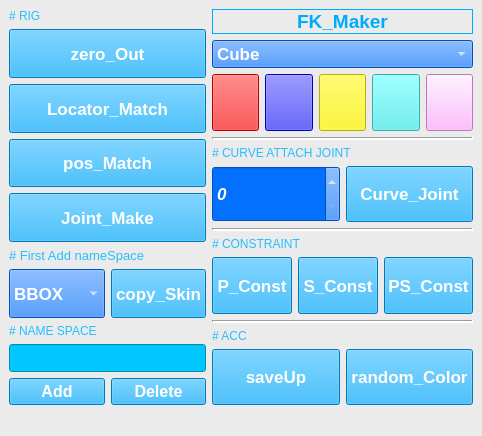
<?xml version="1.0" encoding="UTF-8"?>
<ui version="4.0">
 <class>rigSupport_v01</class>
 <widget class="QMainWindow" name="rigSupport_v01">
  <property name="geometry">
   <rect>
    <x>0</x>
    <y>0</y>
    <width>482</width>
    <height>436</height>
   </rect>
  </property>
  <property name="sizePolicy">
   <sizepolicy hsizetype="Preferred" vsizetype="Preferred">
    <horstretch>0</horstretch>
    <verstretch>0</verstretch>
   </sizepolicy>
  </property>
  <property name="windowTitle">
   <string>rsTool_v01</string>
  </property>
  <property name="styleSheet">
   <string notr="true">background-color: rgb(235, 235, 235);
color: rgb(0, 170, 255);
border-color: rgb(0, 170, 255);</string>
  </property>
  <widget class="QWidget" name="centralwidget">
   <layout class="QGridLayout" name="gridLayout">
    <item row="0" column="0">
     <layout class="QVBoxLayout" name="verticalLayout_5">
      <item>
       <layout class="QHBoxLayout" name="horizontalLayout">
        <item>
         <layout class="QVBoxLayout" name="verticalLayout">
          <item>
           <widget class="QLabel" name="label_5">
            <property name="styleSheet">
             <string notr="true">color: rgb(37, 190, 255);</string>
            </property>
            <property name="text">
             <string># RIG</string>
            </property>
           </widget>
          </item>
          <item>
           <widget class="QPushButton" name="zeroOut_BTN">
            <property name="sizePolicy">
             <sizepolicy hsizetype="Preferred" vsizetype="Expanding">
              <horstretch>0</horstretch>
              <verstretch>0</verstretch>
             </sizepolicy>
            </property>
            <property name="font">
             <font>
              <pointsize>13</pointsize>
              <weight>75</weight>
              <bold>true</bold>
             </font>
            </property>
            <property name="styleSheet">
             <string notr="true">background-color: rgb(0, 170, 255);
color: rgb(255, 255, 255);</string>
            </property>
            <property name="text">
             <string>zero_Out</string>
            </property>
           </widget>
          </item>
          <item>
           <widget class="QPushButton" name="locatorMatch_BTN">
            <property name="sizePolicy">
             <sizepolicy hsizetype="Preferred" vsizetype="Expanding">
              <horstretch>0</horstretch>
              <verstretch>0</verstretch>
             </sizepolicy>
            </property>
            <property name="font">
             <font>
              <pointsize>13</pointsize>
              <weight>75</weight>
              <bold>true</bold>
             </font>
            </property>
            <property name="styleSheet">
             <string notr="true">background-color: rgb(0, 170, 255);
color: rgb(255, 255, 255);</string>
            </property>
            <property name="text">
             <string>Locator_Match</string>
            </property>
           </widget>
          </item>
          <item>
           <widget class="QPushButton" name="posMatch_BTN">
            <property name="sizePolicy">
             <sizepolicy hsizetype="Preferred" vsizetype="Expanding">
              <horstretch>0</horstretch>
              <verstretch>0</verstretch>
             </sizepolicy>
            </property>
            <property name="font">
             <font>
              <pointsize>13</pointsize>
              <weight>75</weight>
              <bold>true</bold>
             </font>
            </property>
            <property name="styleSheet">
             <string notr="true">background-color: rgb(0, 170, 255);
color: rgb(255, 255, 255);</string>
            </property>
            <property name="text">
             <string>pos_Match</string>
            </property>
           </widget>
          </item>
          <item>
           <widget class="QPushButton" name="jointMake_BTN">
            <property name="sizePolicy">
             <sizepolicy hsizetype="Preferred" vsizetype="Expanding">
              <horstretch>0</horstretch>
              <verstretch>0</verstretch>
             </sizepolicy>
            </property>
            <property name="font">
             <font>
              <pointsize>13</pointsize>
              <weight>75</weight>
              <bold>true</bold>
             </font>
            </property>
            <property name="styleSheet">
             <string notr="true">background-color: rgb(0, 170, 255);
color: rgb(255, 255, 255);</string>
            </property>
            <property name="text">
             <string>Joint_Make</string>
            </property>
           </widget>
          </item>
          <item>
           <widget class="QLabel" name="label_7">
            <property name="font">
             <font>
              <pointsize>10</pointsize>
             </font>
            </property>
            <property name="styleSheet">
             <string>color: rgb(37, 190, 255);</string>
            </property>
            <property name="text">
             <string># First Add nameSpace</string>
            </property>
           </widget>
          </item>
          <item>
           <layout class="QHBoxLayout" name="horizontalLayout_7">
            <item>
             <widget class="QComboBox" name="CSstat_CBX">
              <property name="sizePolicy">
               <sizepolicy hsizetype="Preferred" vsizetype="Expanding">
                <horstretch>0</horstretch>
                <verstretch>0</verstretch>
               </sizepolicy>
              </property>
              <property name="font">
               <font>
                <pointsize>13</pointsize>
                <weight>75</weight>
                <bold>true</bold>
               </font>
              </property>
              <property name="styleSheet">
               <string notr="true">background-color: rgb(3, 112, 255);
selection-background-color: rgb(255, 103, 182);
color: rgb(255, 255, 255);</string>
              </property>
              <property name="editable">
               <bool>false</bool>
              </property>
              <property name="frame">
               <bool>true</bool>
              </property>
              <item>
               <property name="text">
                <string>BBOX</string>
               </property>
              </item>
              <item>
               <property name="text">
                <string>NAME</string>
               </property>
              </item>
             </widget>
            </item>
            <item>
             <widget class="QPushButton" name="copySkin_BTN">
              <property name="sizePolicy">
               <sizepolicy hsizetype="Preferred" vsizetype="Expanding">
                <horstretch>0</horstretch>
                <verstretch>0</verstretch>
               </sizepolicy>
              </property>
              <property name="font">
               <font>
                <pointsize>13</pointsize>
                <weight>75</weight>
                <bold>true</bold>
               </font>
              </property>
              <property name="styleSheet">
               <string notr="true">background-color: rgb(0, 170, 255);
color: rgb(255, 255, 255);</string>
              </property>
              <property name="text">
               <string>copy_Skin</string>
              </property>
             </widget>
            </item>
           </layout>
          </item>
          <item>
           <layout class="QVBoxLayout" name="verticalLayout_4">
            <item>
             <widget class="QLabel" name="label_6">
              <property name="styleSheet">
               <string notr="true">color: rgb(37, 190, 255);</string>
              </property>
              <property name="text">
               <string># NAME SPACE</string>
              </property>
             </widget>
            </item>
            <item>
             <widget class="QLineEdit" name="nameSpace_LED">
              <property name="font">
               <font>
                <pointsize>13</pointsize>
               </font>
              </property>
              <property name="styleSheet">
               <string notr="true">background-color: rgb(0, 200, 255);
color: rgb(0, 0, 0);</string>
              </property>
             </widget>
            </item>
            <item>
             <layout class="QHBoxLayout" name="horizontalLayout_8">
              <item>
               <widget class="QPushButton" name="addName_BTN">
                <property name="font">
                 <font>
                  <pointsize>12</pointsize>
                  <weight>75</weight>
                  <bold>true</bold>
                 </font>
                </property>
                <property name="styleSheet">
                 <string notr="true">background-color: rgb(0, 170, 255);
color: rgb(255, 255, 255);</string>
                </property>
                <property name="text">
                 <string>Add</string>
                </property>
               </widget>
              </item>
              <item>
               <widget class="QPushButton" name="deleteName_BTN">
                <property name="font">
                 <font>
                  <pointsize>12</pointsize>
                  <weight>75</weight>
                  <bold>true</bold>
                 </font>
                </property>
                <property name="styleSheet">
                 <string notr="true">background-color: rgb(0, 170, 255);
color: rgb(255, 255, 255);</string>
                </property>
                <property name="text">
                 <string>Delete</string>
                </property>
               </widget>
              </item>
             </layout>
            </item>
           </layout>
          </item>
         </layout>
        </item>
       </layout>
      </item>
     </layout>
    </item>
    <item row="0" column="1">
     <layout class="QVBoxLayout" name="verticalLayout_3">
      <item>
       <layout class="QVBoxLayout" name="verticalLayout_2">
        <item>
         <widget class="QLabel" name="label">
          <property name="font">
           <font>
            <pointsize>14</pointsize>
            <weight>75</weight>
            <bold>true</bold>
           </font>
          </property>
          <property name="styleSheet">
           <string notr="true">color: rgb(0, 170, 255);</string>
          </property>
          <property name="frameShape">
           <enum>QFrame::Box</enum>
          </property>
          <property name="text">
           <string>FK_Maker</string>
          </property>
          <property name="alignment">
           <set>Qt::AlignCenter</set>
          </property>
         </widget>
        </item>
        <item>
         <layout class="QHBoxLayout" name="horizontalLayout_3">
          <item>
           <widget class="QComboBox" name="fk_CBX">
            <property name="font">
             <font>
              <pointsize>13</pointsize>
              <weight>75</weight>
              <bold>true</bold>
             </font>
            </property>
            <property name="autoFillBackground">
             <bool>false</bool>
            </property>
            <property name="styleSheet">
             <string notr="true">background-color: rgb(3, 112, 255);
color: rgb(255, 255, 255);</string>
            </property>
            <property name="frame">
             <bool>true</bool>
            </property>
            <item>
             <property name="text">
              <string extracomment="zx">Cube</string>
             </property>
            </item>
            <item>
             <property name="text">
              <string>Octagon</string>
             </property>
            </item>
            <item>
             <property name="text">
              <string>Circle</string>
             </property>
            </item>
            <item>
             <property name="text">
              <string>Sphere</string>
             </property>
            </item>
           </widget>
          </item>
         </layout>
        </item>
        <item>
         <layout class="QHBoxLayout" name="horizontalLayout_2">
          <item>
           <widget class="QPushButton" name="fkMake_red_BTN">
            <property name="sizePolicy">
             <sizepolicy hsizetype="Expanding" vsizetype="Expanding">
              <horstretch>0</horstretch>
              <verstretch>0</verstretch>
             </sizepolicy>
            </property>
            <property name="styleSheet">
             <string notr="true">background-color: rgb(255, 0, 0);</string>
            </property>
            <property name="text">
             <string/>
            </property>
            <property name="autoDefault">
             <bool>false</bool>
            </property>
            <property name="default">
             <bool>false</bool>
            </property>
            <property name="flat">
             <bool>false</bool>
            </property>
           </widget>
          </item>
          <item>
           <widget class="QPushButton" name="fkMake_blue_BTN">
            <property name="sizePolicy">
             <sizepolicy hsizetype="Expanding" vsizetype="Expanding">
              <horstretch>0</horstretch>
              <verstretch>0</verstretch>
             </sizepolicy>
            </property>
            <property name="styleSheet">
             <string notr="true">background-color: rgb(0, 0, 255);</string>
            </property>
            <property name="text">
             <string/>
            </property>
            <property name="autoDefault">
             <bool>false</bool>
            </property>
            <property name="default">
             <bool>false</bool>
            </property>
            <property name="flat">
             <bool>false</bool>
            </property>
           </widget>
          </item>
          <item>
           <widget class="QPushButton" name="fkMake_yellow_BTN">
            <property name="sizePolicy">
             <sizepolicy hsizetype="Expanding" vsizetype="Expanding">
              <horstretch>0</horstretch>
              <verstretch>0</verstretch>
             </sizepolicy>
            </property>
            <property name="styleSheet">
             <string notr="true">background-color: rgb(255, 247, 0);</string>
            </property>
            <property name="text">
             <string/>
            </property>
            <property name="autoDefault">
             <bool>false</bool>
            </property>
            <property name="default">
             <bool>false</bool>
            </property>
            <property name="flat">
             <bool>false</bool>
            </property>
           </widget>
          </item>
          <item>
           <widget class="QPushButton" name="fkMake_skyBlue_BTN">
            <property name="sizePolicy">
             <sizepolicy hsizetype="Expanding" vsizetype="Expanding">
              <horstretch>0</horstretch>
              <verstretch>0</verstretch>
             </sizepolicy>
            </property>
            <property name="styleSheet">
             <string notr="true">background-color: rgb(79, 239, 239);</string>
            </property>
            <property name="text">
             <string/>
            </property>
            <property name="autoDefault">
             <bool>false</bool>
            </property>
            <property name="default">
             <bool>false</bool>
            </property>
            <property name="flat">
             <bool>false</bool>
            </property>
           </widget>
          </item>
          <item>
           <widget class="QPushButton" name="fkMake_pink_BTN">
            <property name="sizePolicy">
             <sizepolicy hsizetype="Expanding" vsizetype="Expanding">
              <horstretch>0</horstretch>
              <verstretch>0</verstretch>
             </sizepolicy>
            </property>
            <property name="styleSheet">
             <string notr="true">background-color: rgb(255, 170, 255);</string>
            </property>
            <property name="text">
             <string/>
            </property>
            <property name="autoDefault">
             <bool>false</bool>
            </property>
            <property name="default">
             <bool>false</bool>
            </property>
            <property name="flat">
             <bool>false</bool>
            </property>
           </widget>
          </item>
         </layout>
        </item>
        <item>
         <widget class="Line" name="line_2">
          <property name="lineWidth">
           <number>2</number>
          </property>
          <property name="orientation">
           <enum>Qt::Horizontal</enum>
          </property>
         </widget>
        </item>
        <item>
         <widget class="QLabel" name="label_4">
          <property name="styleSheet">
           <string notr="true">color: rgb(37, 190, 255);</string>
          </property>
          <property name="text">
           <string># CURVE ATTACH JOINT</string>
          </property>
         </widget>
        </item>
        <item>
         <layout class="QHBoxLayout" name="horizontalLayout_4">
          <item>
           <widget class="QSpinBox" name="spinBox">
            <property name="sizePolicy">
             <sizepolicy hsizetype="Preferred" vsizetype="Expanding">
              <horstretch>0</horstretch>
              <verstretch>0</verstretch>
             </sizepolicy>
            </property>
            <property name="font">
             <font>
              <pointsize>13</pointsize>
              <weight>75</weight>
              <italic>true</italic>
              <bold>true</bold>
              <underline>false</underline>
             </font>
            </property>
            <property name="styleSheet">
             <string notr="true">background-color: rgb(3, 112, 255);
selection-background-color: rgb(255, 103, 182);
color: rgb(255, 255, 255);</string>
            </property>
           </widget>
          </item>
          <item>
           <widget class="QPushButton" name="curveBaseJoint_BTN">
            <property name="sizePolicy">
             <sizepolicy hsizetype="Preferred" vsizetype="Expanding">
              <horstretch>0</horstretch>
              <verstretch>0</verstretch>
             </sizepolicy>
            </property>
            <property name="font">
             <font>
              <pointsize>13</pointsize>
              <weight>75</weight>
              <bold>true</bold>
             </font>
            </property>
            <property name="styleSheet">
             <string notr="true">background-color: rgb(0, 170, 255);
color: rgb(255, 255, 255);</string>
            </property>
            <property name="text">
             <string>Curve_Joint</string>
            </property>
           </widget>
          </item>
         </layout>
        </item>
        <item>
         <widget class="Line" name="line_5">
          <property name="lineWidth">
           <number>2</number>
          </property>
          <property name="orientation">
           <enum>Qt::Horizontal</enum>
          </property>
         </widget>
        </item>
        <item>
         <widget class="QLabel" name="label_2">
          <property name="styleSheet">
           <string notr="true">color: rgb(37, 190, 255);</string>
          </property>
          <property name="text">
           <string># CONSTRAINT</string>
          </property>
         </widget>
        </item>
        <item>
         <layout class="QHBoxLayout" name="horizontalLayout_5">
          <item>
           <widget class="QPushButton" name="pconstFunc_BTN">
            <property name="sizePolicy">
             <sizepolicy hsizetype="Preferred" vsizetype="Expanding">
              <horstretch>0</horstretch>
              <verstretch>0</verstretch>
             </sizepolicy>
            </property>
            <property name="font">
             <font>
              <pointsize>13</pointsize>
              <weight>75</weight>
              <bold>true</bold>
             </font>
            </property>
            <property name="styleSheet">
             <string notr="true">background-color: rgb(0, 170, 255);
color: rgb(255, 255, 255);</string>
            </property>
            <property name="text">
             <string>P_Const</string>
            </property>
           </widget>
          </item>
          <item>
           <widget class="QPushButton" name="sconstFunc_BTN">
            <property name="sizePolicy">
             <sizepolicy hsizetype="Preferred" vsizetype="Expanding">
              <horstretch>0</horstretch>
              <verstretch>0</verstretch>
             </sizepolicy>
            </property>
            <property name="font">
             <font>
              <pointsize>13</pointsize>
              <weight>75</weight>
              <bold>true</bold>
             </font>
            </property>
            <property name="styleSheet">
             <string notr="true">background-color: rgb(0, 170, 255);
color: rgb(255, 255, 255);</string>
            </property>
            <property name="text">
             <string>S_Const</string>
            </property>
           </widget>
          </item>
          <item>
           <widget class="QPushButton" name="aconstFunc_BTN">
            <property name="sizePolicy">
             <sizepolicy hsizetype="Preferred" vsizetype="Expanding">
              <horstretch>0</horstretch>
              <verstretch>0</verstretch>
             </sizepolicy>
            </property>
            <property name="font">
             <font>
              <pointsize>13</pointsize>
              <weight>75</weight>
              <bold>true</bold>
             </font>
            </property>
            <property name="styleSheet">
             <string notr="true">background-color: rgb(0, 170, 255);
color: rgb(255, 255, 255);</string>
            </property>
            <property name="text">
             <string>PS_Const</string>
            </property>
           </widget>
          </item>
         </layout>
        </item>
        <item>
         <widget class="Line" name="line_4">
          <property name="lineWidth">
           <number>2</number>
          </property>
          <property name="orientation">
           <enum>Qt::Horizontal</enum>
          </property>
         </widget>
        </item>
        <item>
         <widget class="QLabel" name="label_3">
          <property name="styleSheet">
           <string notr="true">color: rgb(37, 190, 255);</string>
          </property>
          <property name="text">
           <string># ACC</string>
          </property>
         </widget>
        </item>
        <item>
         <layout class="QHBoxLayout" name="horizontalLayout_6">
          <item>
           <widget class="QPushButton" name="saveUp_BTN">
            <property name="sizePolicy">
             <sizepolicy hsizetype="Preferred" vsizetype="Expanding">
              <horstretch>0</horstretch>
              <verstretch>0</verstretch>
             </sizepolicy>
            </property>
            <property name="font">
             <font>
              <pointsize>13</pointsize>
              <weight>75</weight>
              <bold>true</bold>
             </font>
            </property>
            <property name="styleSheet">
             <string notr="true">background-color: rgb(0, 170, 255);
color: rgb(255, 255, 255);</string>
            </property>
            <property name="text">
             <string>saveUp</string>
            </property>
           </widget>
          </item>
          <item>
           <widget class="QPushButton" name="randomColor_BTN">
            <property name="sizePolicy">
             <sizepolicy hsizetype="Preferred" vsizetype="Expanding">
              <horstretch>0</horstretch>
              <verstretch>0</verstretch>
             </sizepolicy>
            </property>
            <property name="font">
             <font>
              <pointsize>13</pointsize>
              <weight>75</weight>
              <bold>true</bold>
             </font>
            </property>
            <property name="styleSheet">
             <string notr="true">background-color: rgb(0, 170, 255);
color: rgb(255, 255, 255);</string>
            </property>
            <property name="text">
             <string>random_Color</string>
            </property>
           </widget>
          </item>
         </layout>
        </item>
       </layout>
      </item>
     </layout>
    </item>
   </layout>
  </widget>
  <widget class="QMenuBar" name="menubar">
   <property name="geometry">
    <rect>
     <x>0</x>
     <y>0</y>
     <width>482</width>
     <height>27</height>
    </rect>
   </property>
  </widget>
  <widget class="QStatusBar" name="statusbar"/>
 </widget>
 <resources/>
 <connections/>
</ui>
